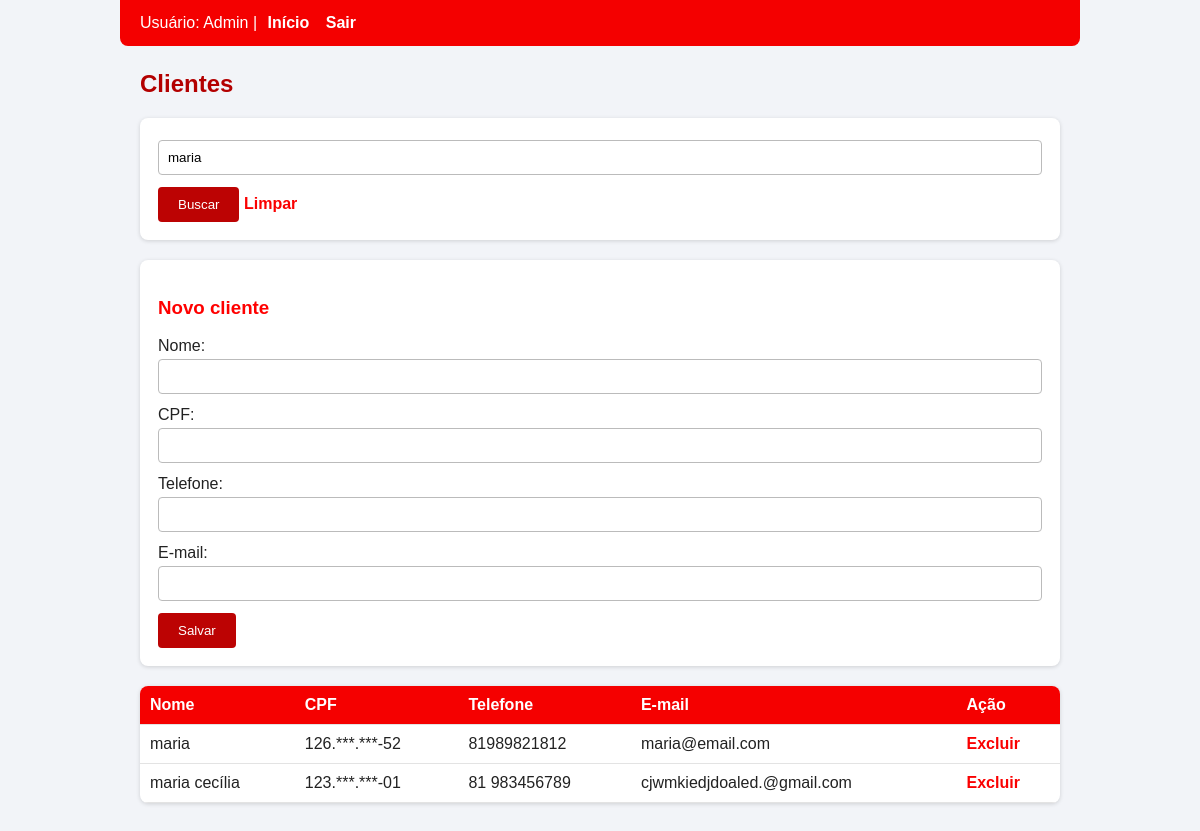
The app's page /sistema/clientes.php?busca=maria (signed in) with its own data.
### tables this page shows
CREATE TABLE `clientes` (
  `id_cliente` int(11) NOT NULL,
  `nome` varchar(100) NOT NULL,
  `cpf` varbinary(255) NOT NULL,
  `telefone` varchar(20) DEFAULT NULL,
  `email` varchar(100) DEFAULT NULL
);

### sistema/clientes.php (the view, shortened to what this page needs)
<?php
require 'auth.php';
$busca = trim($_GET['busca'] ?? '');
$sql = 'SELECT id_cliente, nome, CAST(AES_DECRYPT(cpf,?) AS CHAR) AS cpf, telefone, email
        FROM clientes';
$params = [CHAVE];
if ($busca != '') {
  $sql .= ' WHERE nome LIKE ? OR email LIKE ? OR telefone LIKE ?';
  array_push($params, "%$busca%", "%$busca%", "%$busca%");
}
$st = $pdo->prepare($sql . ' ORDER BY nome');
$st->execute($params);
$lista = $st->fetchAll(PDO::FETCH_ASSOC);
?>
<!DOCTYPE html>
<html lang="pt-BR">
<head>
  <link rel="stylesheet" href="style.css">
</head>
<body>
<nav>
  Usuário: <?= htmlspecialchars($_SESSION['nome']) ?> |
  <a href="index.php">Início</a>
  <a href="logout.php">Sair</a>
</nav>
<h2>Clientes</h2>
<form method="get">
  <input name="busca" placeholder="Buscar nome, e-mail ou telefone"
         value="<?= htmlspecialchars($busca) ?>">
  <button>Buscar</button>
  <a href="clientes.php">Limpar</a>
</form>
<form method="post">
  <h3>Novo cliente</h3>
  Nome: <input name="nome" required>
  CPF: <input name="cpf" maxlength="14" required>
  Telefone: <input name="telefone">
  E-mail: <input type="email" name="email">
  <button name="salvar">Salvar</button>
</form>
<table>
<tr><th>Nome</th><th>CPF</th><th>Telefone</th><th>E-mail</th><th>Ação</th></tr>
<?php foreach ($lista as $c): ?>
<tr>
  <td><?= htmlspecialchars($c['nome']) ?></td>
  <td><?= substr($c['cpf'],0,3) . '.***.***-' . substr($c['cpf'],-2) ?></td>
  <td><?= htmlspecialchars($c['telefone']) ?></td>
  <td><?= htmlspecialchars($c['email']) ?></td>
  <td><a href="?excluir=<?= $c['id_cliente'] ?>"
         onclick="return confirm('Excluir?')">Excluir</a></td>
</tr>
<?php endforeach; ?>
</table>
</body>
</html>

### records on screen
clientes: nome "maria", cpf "126", cpf "52", telefone "81989821812", email "maria@email.com"
clientes: nome "maria cecília", cpf "123", cpf "01", telefone "81 983456789", email "cjwmkiedjdoaled.@gmail.com"

### other values on screen
$_SESSION['nome'] "Admin"
